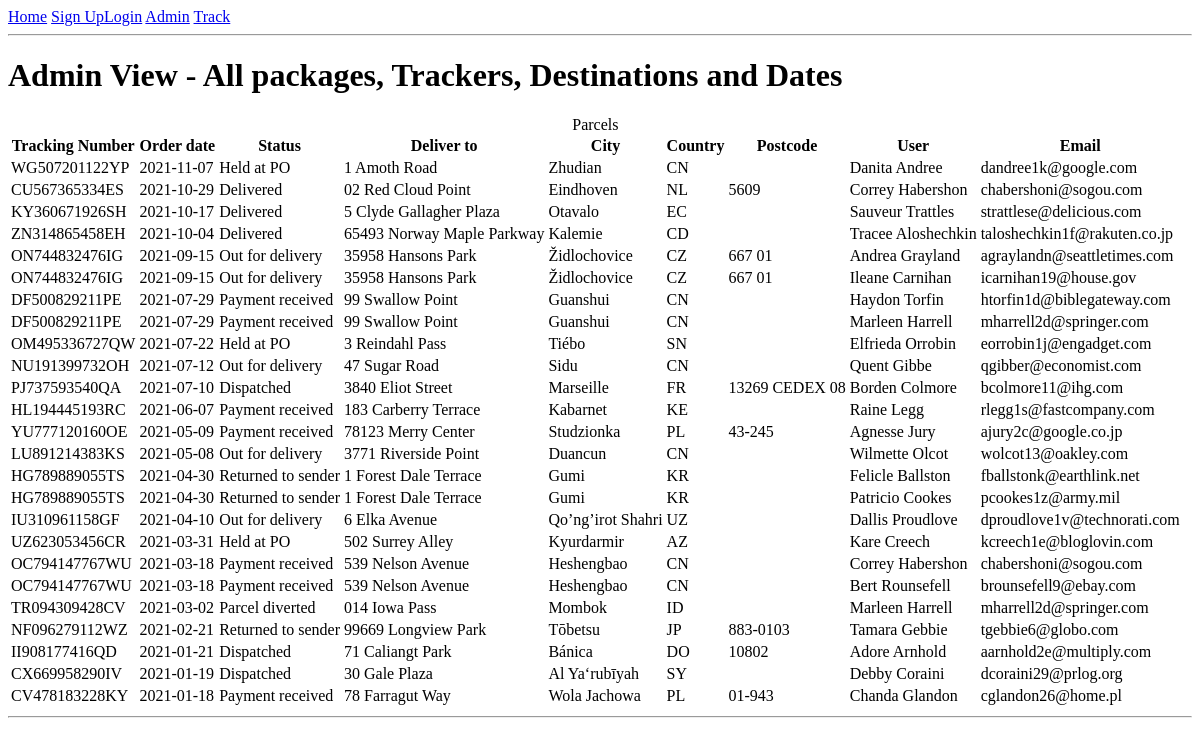
Before: /AdminView.php with the older database file.
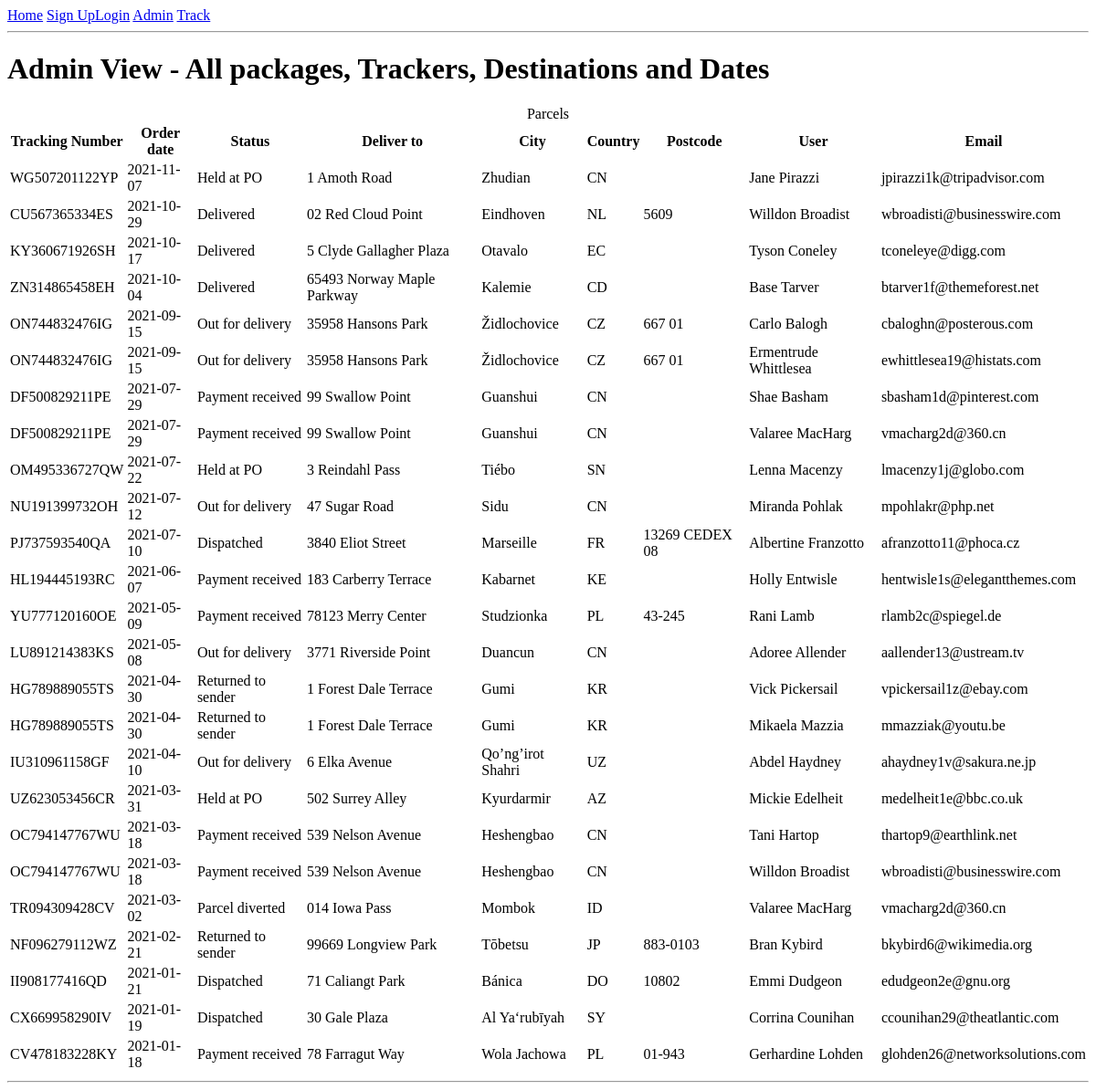
After: the same page with the newer database file.
### tables this page shows
create table parcels (
	parcel_id INT AUTO_INCREMENT,
	parcel_status VARCHAR(18),
	tracking_number VARCHAR(50),
	order_date DATE,
	city VARCHAR(50),
	street_address VARCHAR(50),
	postcode VARCHAR(50),
	country VARCHAR(50),
    PRIMARY KEY(parcel_id)
);

create table Users (
	user_id INT,
	first_name VARCHAR(50),
	last_name VARCHAR(50),
	email VARCHAR(50),
	password VARCHAR(128),
	admin INT(1)
);

### AdminView.php (the view, shortened to what this page needs)
<?php require_once 'includes/dbhandler-inc.php'?>
<?php include_once "nav.php" ?>
    <h1>Admin View - All packages, Trackers, Destinations and Dates</h1>
    <?php
    $get_parcel_data = "SELECT parcels.tracking_number, parcels.order_date, parcels.parcel_status, parcels.country,
    parcels.city, parcels.street_address, parcels.postcode, Users.first_name, Users.last_name, Users.email
    FROM parcels
    INNER JOIN user_parcel_link ON parcels.parcel_id = user_parcel_link.parcel_id
    INNER JOIN Users ON user_parcel_link.user_id = Users.user_id
    ORDER BY parcels.order_date DESC, parcels.tracking_number LIMIT 25";
    $result = mysqli_query($connection, $get_parcel_data); ?>
    <table>
        <caption>Parcels</caption>
        <tr id="head">
            <th id="tracking_number">Tracking Number</th>
            <th id="order_date">Order date</th>
            <th id="parcel_status">Status</th>
            <th id="delivery_address">Deliver to</th>
            <th id="city">City</th>
            <th id="country">Country</th>
            <th id="postcode">Postcode</th>
            <th id="recipient">User</th>
            <th id="email">Email</th>
        </tr>
        <?php
            while($row = mysqli_fetch_array($result, MYSQLI_ASSOC)) {
            echo "<tr>";
            echo "<td>" . $row["tracking_number"] . "</td>"
            . "<td>" . $row["order_date"] . "</td>"
            . "<td>" . $row["parcel_status"] . "</td>"
            . "<td>" . $row["street_address"] . "</td>"
            . "<td>" . $row["city"] . "</td>"
            . "<td>" . $row["country"] . "</td>"
            . "<td>" . $row["postcode"] . "</td>"
            . "<td>" . $row["first_name"] . " " . $row["last_name"] . "</td>"
            . "<td>" . $row["email"] . "</td>";
            echo "</tr>";
        }
        ?>
    </table>
<?php include_once "footer.php" ?>

### nav.php (shortened to what this page needs)
<!DOCTYPE html>
<html lang="en">
<head>
</head>
<body>
    <nav>
    <a href="home.php">Home</a>
    <?php
    if(isset($_SESSION["userid"]))
    {
        echo "<a href='account.php'>My Account</a>";
        echo "<a href='includes/logout-inc.php'>Log Out</a>";
    }
    else
    {
        echo "<a href='signup.php'>Sign Up</a>";
        echo "<a href='login.php'>Login</a>";
    }
    ?>
    <a href="AdminView.php">Admin</a>
    <a href="TrackerView.php">Track</a>
    </nav>
    <hr>

### footer.php
<hr>
</body>
<html>

Changed rows visible on the page:
changed through a linked row, parcels "WG507201122YP": users.first_name "Danita" → "Jane"; users.last_name "Andree" → "Pirazzi"; users.email "dandree1k@google.com" → "jpirazzi1k@tripadvisor.com"
changed through a linked row, parcels "CU567365334ES": users.first_name "Correy" → "Willdon"; users.last_name "Habershon" → "Broadist"; users.email "chabershoni@sogou.com" → "wbroadisti@businesswire.com"
changed through a linked row, parcels "KY360671926SH": users.first_name "Sauveur" → "Tyson"; users.last_name "Trattles" → "Coneley"; users.email "strattlese@delicious.com" → "tconeleye@digg.com"
changed through a linked row, parcels "ZN314865458EH": users.first_name "Tracee" → "Base"; users.last_name "Aloshechkin" → "Tarver"; users.email "taloshechkin1f@rakuten.co.jp" → "btarver1f@themeforest.net"
changed through a linked row, parcels "ON744832476IG": users.first_name "Andrea" → "Carlo"; users.last_name "Grayland" → "Balogh"; users.email "agraylandn@seattletimes.com" → "cbaloghn@posterous.com"; users.first_name "Ileane" → "Ermentrude"; users.last_name "Carnihan" → "Whittlesea"; users.email "icarnihan19@house.gov" → "ewhittlesea19@histats.com"
changed through a linked row, parcels "DF500829211PE": users.first_name "Haydon" → "Shae"; users.last_name "Torfin" → "Basham"; users.email "htorfin1d@biblegateway.com" → "sbasham1d@pinterest.com"; users.first_name "Marleen" → "Valaree"; users.last_name "Harrell" → "MacHarg"; users.email "mharrell2d@springer.com" → "vmacharg2d@360.cn"
changed through a linked row, parcels "OM495336727QW": users.first_name "Elfrieda" → "Lenna"; users.last_name "Orrobin" → "Macenzy"; users.email "eorrobin1j@engadget.com" → "lmacenzy1j@globo.com"
changed through a linked row, parcels "NU191399732OH": users.first_name "Quent" → "Miranda"; users.last_name "Gibbe" → "Pohlak"; users.email "qgibber@economist.com" → "mpohlakr@php.net"
changed through a linked row, parcels "PJ737593540QA": users.first_name "Borden" → "Albertine"; users.last_name "Colmore" → "Franzotto"; users.email "bcolmore11@ihg.com" → "afranzotto11@phoca.cz"
changed through a linked row, parcels "HL194445193RC": users.first_name "Raine" → "Holly"; users.last_name "Legg" → "Entwisle"; users.email "rlegg1s@fastcompany.com" → "hentwisle1s@elegantthemes.com"
changed through a linked row, parcels "YU777120160OE": users.first_name "Agnesse" → "Rani"; users.last_name "Jury" → "Lamb"; users.email "ajury2c@google.co.jp" → "rlamb2c@spiegel.de"
changed through a linked row, parcels "LU891214383KS": users.first_name "Wilmette" → "Adoree"; users.last_name "Olcot" → "Allender"; users.email "wolcot13@oakley.com" → "aallender13@ustream.tv"
changed through a linked row, parcels "HG789889055TS": users.first_name "Felicle" → "Vick"; users.last_name "Ballston" → "Pickersail"; users.email "fballstonk@earthlink.net" → "vpickersail1z@ebay.com"; users.first_name "Patricio" → "Mikaela"; users.last_name "Cookes" → "Mazzia"; users.email "pcookes1z@army.mil" → "mmazziak@youtu.be"
changed through a linked row, parcels "IU310961158GF": users.first_name "Dallis" → "Abdel"; users.last_name "Proudlove" → "Haydney"; users.email "dproudlove1v@technorati.com" → "ahaydney1v@sakura.ne.jp"
changed through a linked row, parcels "UZ623053456CR": users.first_name "Kare" → "Mickie"; users.last_name "Creech" → "Edelheit"; users.email "kcreech1e@bloglovin.com" → "medelheit1e@bbc.co.uk"
changed through a linked row, parcels "OC794147767WU": users.first_name "Correy" → "Tani"; users.last_name "Habershon" → "Hartop"; users.email "chabershoni@sogou.com" → "thartop9@earthlink.net"; users.first_name "Bert" → "Willdon"; users.last_name "Rounsefell" → "Broadist"; users.email "brounsefell9@ebay.com" → "wbroadisti@businesswire.com"
changed through a linked row, parcels "TR094309428CV": users.first_name "Marleen" → "Valaree"; users.last_name "Harrell" → "MacHarg"; users.email "mharrell2d@springer.com" → "vmacharg2d@360.cn"
changed through a linked row, parcels "NF096279112WZ": users.first_name "Tamara" → "Bran"; users.last_name "Gebbie" → "Kybird"; users.email "tgebbie6@globo.com" → "bkybird6@wikimedia.org"
changed through a linked row, parcels "II908177416QD": users.first_name "Adore" → "Emmi"; users.last_name "Arnhold" → "Dudgeon"; users.email "aarnhold2e@multiply.com" → "edudgeon2e@gnu.org"
changed through a linked row, parcels "CX669958290IV": users.first_name "Debby" → "Corrina"; users.last_name "Coraini" → "Counihan"; users.email "dcoraini29@prlog.org" → "ccounihan29@theatlantic.com"
changed through a linked row, parcels "CV478183228KY": users.first_name "Chanda" → "Gerhardine"; users.last_name "Glandon" → "Lohden"; users.email "cglandon26@home.pl" → "glohden26@networksolutions.com"
